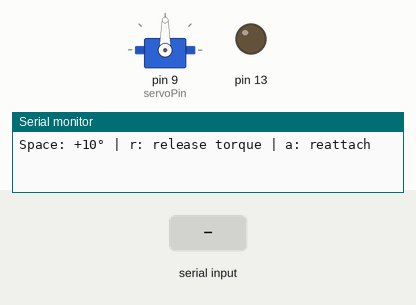
Recording of a sketch running on a simulated Arduino Uno, built with avr-gcc and run on an emulated ATmega328P. Shown: servo, output pins drawn as LEDs (lit = HIGH), the last lines printed to the serial monitor. The inputs (shaded band) are chosen by the test bench.

Above: at 7.2 s.
7.3 s: "h" received over Serial
At 8.2 s:
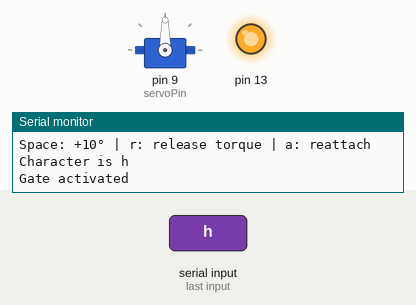
8.8 s: byte 32 (' ') received over Serial
At 9.3 s:
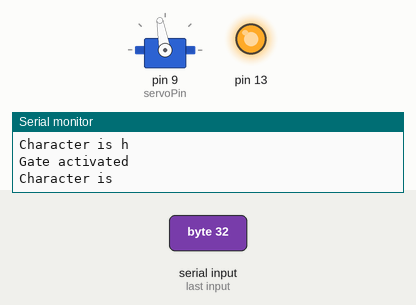
10.3 s: "l" received over Serial
At 12.0 s:
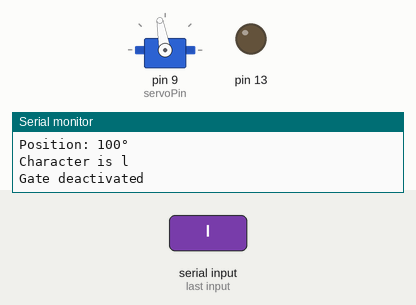
Timing chart, 0 to 13.5 s (numbered marks = the images above; inputs shaded):
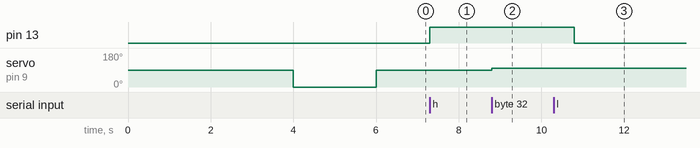

The sketch:

servo_test.ino
```cpp
/* #include <Servo.h>

Servo servo;
const int angleIncrement = 10;  // Degrees to move per space press
int currentAngle = 0;

void setup() {
  // Serial.begin(9600);
  servo.attach(9);  // attaches the servo on pin 9 to the servo object
  servo.write(currentAngle);  // Set initial position
}

// void loop() {
//   if (Serial.available() > 0) {
//     char incomingChar = Serial.read();

//     if (incomingChar == ' ') {  // Check if space bar was pressed
//       currentAngle += angleIncrement;  // Increase angle by 10 degrees

//       // Keep angle within valid range (0-180)
//       if (currentAngle > 180) {
//         currentAngle = 180;
//         Serial.println("Maximum angle reached (180°)");
//       }

//       servo.write(currentAngle);  // Move servo to new position

//       Serial.print("Servo moved to: ");
//       Serial.print(currentAngle);
//       Serial.println("°");
//     }
//   }
// }

void loop() {
  servo.write(0);
  delay(2000);
  servo.write(180);
  delay(2000);
  servo.detach();  // This releases the servo motor
  while (1) {}

  // servo.write(0);
  // for (int angle = 10; angle <= 180; angle += 10) {
  //   servo.write(angle);
  //   delay(250);
  // }


} */


#include <Servo.h>

Servo myServo;
int currentAngle = 90;
const int servoPin = 9;

void setup() {
  Serial.begin(9600);
  myServo.attach(servoPin);
  myServo.write(currentAngle);
  delay(2000);
  Serial.println("Space: +10° | r: release torque | a: reattach");
  myServo.write(90);
  delay(2000);
  myServo.write(0);
  delay(2000);
  myServo.write(currentAngle);
  pinMode(13, OUTPUT);
}

void loop() {
  if (Serial.available() > 0) {
    char incomingChar = Serial.read();
    Serial.print("Character is "); Serial.println(incomingChar);

    if (incomingChar == ' ') {
      currentAngle += 10;
      if (currentAngle > 180) currentAngle = 180;
      myServo.write(currentAngle);
      delay(2000);
      Serial.print("Position: ");
      Serial.print(currentAngle);
      Serial.println("°");
    }
    else if (incomingChar == 'r') {
      myServo.detach();
      delay(1000); // Allow time for the servo to free-wheel
      digitalWrite(servoPin, LOW);  // After detaching
      Serial.println("Torque released - servo moves freely");
    }
    else if (incomingChar == 'a') {
      myServo.attach(servoPin);
      Serial.println("Servo reattached");
    } else if (incomingChar == 'h') {
      digitalWrite(13, HIGH);
      Serial.println("Gate activated");
    } else if (incomingChar == 'l') {
      digitalWrite(13, LOW);
      Serial.println("Gate deactivated");
    }
  }
}
```

Measured:
- after the input at 7.3 s, pin 13: LOW → HIGH at once
- after the input at 8.8 s, servo on pin 9 (servoPin): 90° → 100° at once
- after the input at 10.3 s, pin 13: HIGH → LOW after 0.50 s
